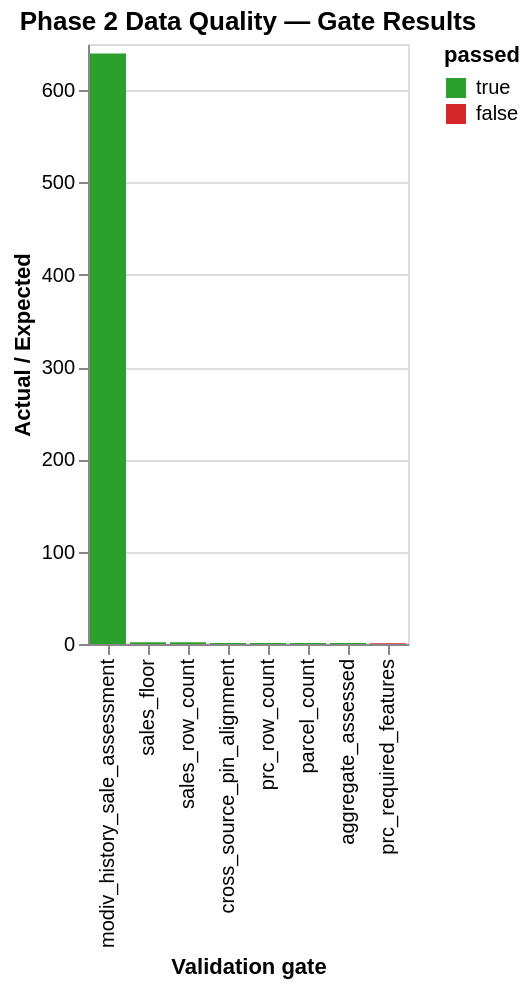

Source (Vega-Lite JSON):
### Vega-Lite specification from a JSON file in a GitHub repository (floating-point values rounded to 4 significant figures)
{"config": {"view": {"continuousWidth": 300, "continuousHeight": 300}}, "data": {"name": "data-df553a8b51187fcf89f569afa2fb6a30"}, "mark": {"type": "bar"}, "encoding": {"color": {"field": "passed", "scale": {"domain": [true, false], "range": ["#2ca02c", "#d62728"]}, "type": "nominal"}, "tooltip": [{"field": "gate_name", "type": "nominal"}, {"field": "actual", "type": "quantitative"}, {"field": "expected", "type": "quantitative"}, {"field": "message", "type": "nominal"}, {"field": "source", "type": "nominal"}], "x": {"field": "gate_name", "sort": "-y", "title": "Validation gate", "type": "nominal"}, "y": {"field": "actual_over_expected", "title": "Actual / Expected", "type": "quantitative"}}, "title": "Phase 2 Data Quality — Gate Results", "$schema": "https://vega.github.io/schema/vega-lite/v6.4.1.json", "datasets": {"data-df553a8b51187fcf89f569afa2fb6a30": [{"gate_name": "parcel_count", "actual": 2061.0, "expected": 2064.0, "actual_over_expected": 0.9985, "passed": true, "message": "parcel count 2061 vs expected 2064 (pct_diff=0.0015, tolerance=0.05)", "source": "phase1"}, {"gate_name": "aggregate_assessed", "actual": 2735000000.0, "expected": 2741000000.0, "actual_over_expected": 0.9979, "passed": true, "message": "aggregate assessed $2735202500 vs expected $2740871000 (pct_diff=0.0021, tolerance=0.05)", "source": "phase1"}, {"gate_name": "sales_floor", "actual": 197.0, "expected": 100.0, "actual_over_expected": 1.97, "passed": true, "message": "arms-length sales 2018-2025: 197 (floor=100)", "source": "phase1"}, {"gate_name": "prc_required_features", "actual": 0.8398, "expected": 0.95, "actual_over_expected": 0.884, "passed": false, "message": "worst non-null share = 0.8398 on column 'condition' (need ≥0.95 across 7 hedonic features)", "source": "phase2"}, {"gate_name": "prc_row_count", "actual": 2060.0, "expected": 2060.0, "actual_over_expected": 1.0, "passed": true, "message": "prc rows 2060 vs expected 2060 (pct_diff=0.0000, tolerance=0.05)", "source": "phase2"}, {"gate_name": "sales_row_count", "actual": 197.0, "expected": 100.0, "actual_over_expected": 1.97, "passed": true, "message": "sales rows 197 (floor=100)", "source": "phase2"}, {"gate_name": "modiv_history_sale_assessment", "actual": 19190.0, "expected": 30.0, "actual_over_expected": 639.8, "passed": true, "message": "modiv_history rows in [2014,2025] with sale_price+sale_assessment: 19193 (min for CDF gap test = 30)", "source": "phase2"}, {"gate_name": "cross_source_pin_alignment", "actual": 0.9691, "expected": 0.95, "actual_over_expected": 1.02, "passed": true, "message": "sales PIN alignment rate = 0.9691 (188/194 present in both prc and modiv_history)", "source": "phase2"}]}}
